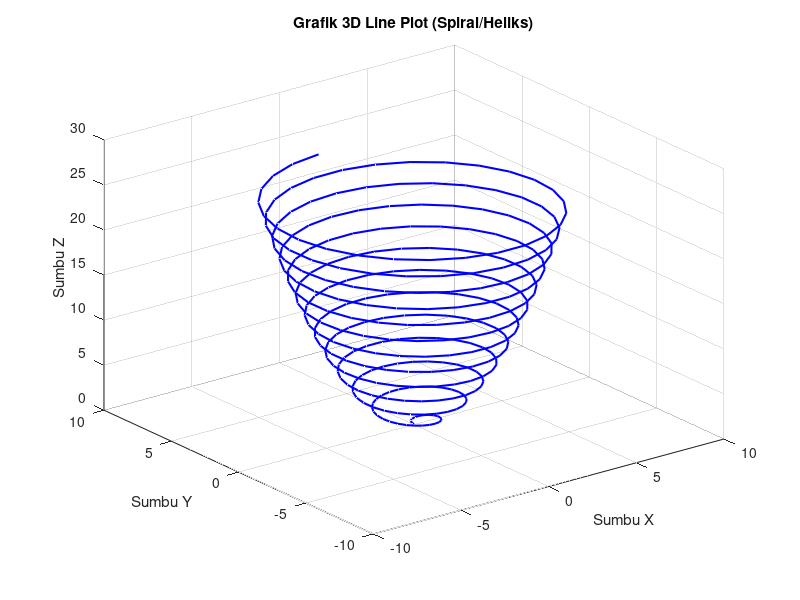

Here is the MATLAB script that generated this plot:
t = 0:pi/40:8*pi;
x = sqrt(2*t).*sin(3*t);
y = sqrt(2*t).*cos(3*t);
z = t;

figure;
plot3(x, y, z, 'b-', 'LineWidth', 1.5);
grid on;
xlabel('Sumbu X');
ylabel('Sumbu Y');
zlabel('Sumbu Z');
title('Grafik 3D Line Plot (Spiral/Heliks)');
